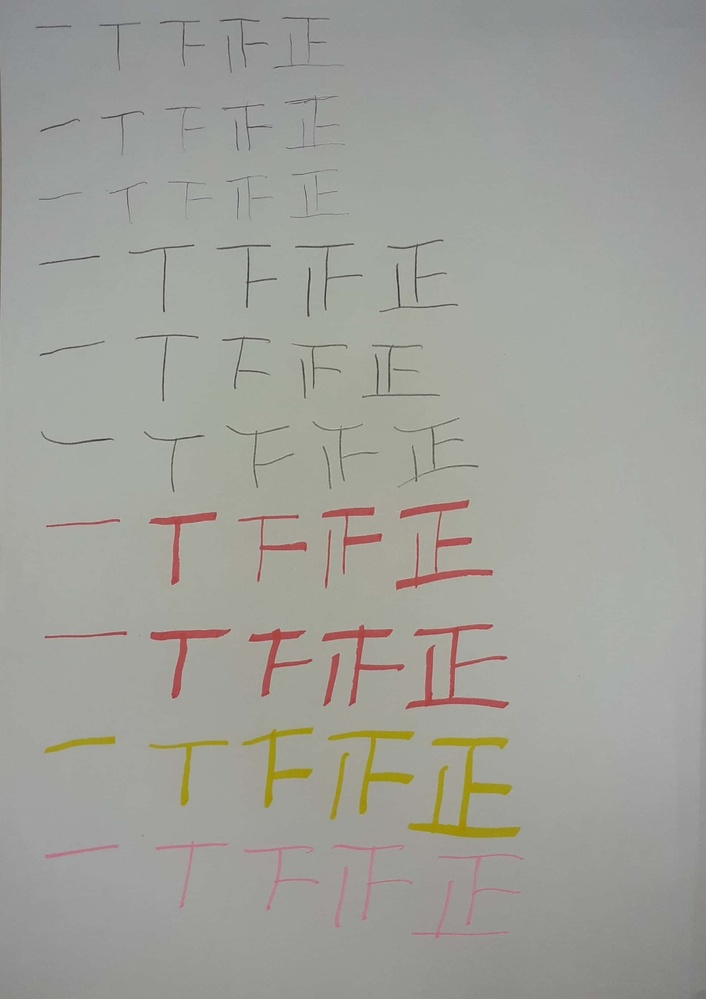
#> input picture pictures/Jung.jpg, 706 x 999 px, shrunk from 905 x 1280 before the run
$ python Recognition_V1.py
#> lines starting #> are read from the running program, lines starting #| are printed output that depends on the picture; after the words box and inside, x2 and y2 are one past the last pixel; in counts of white or black regions, pixels touching at a corner belong together
import cv2
import numpy as np

filename = 'pictures/Jung.jpg'

# 그레이 스케일로 변환
src = cv2.imread(filename, cv2.IMREAD_GRAYSCALE)
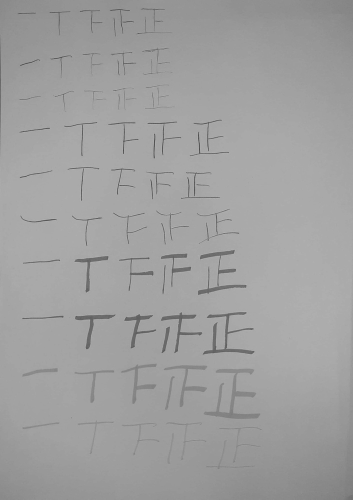
#> src: shape (999, 706) (shown at 1/2 size); min 44, max 191, mean 159.4
cv2.imshow('gray', src)
k = cv2.waitKey(0)
#> (key Esc is pressed here)
cv2.destroyAllWindows()

# 사진 데이터 이진화(binary)
ret, binary = cv2.threshold(src, 140, 255, cv2.THRESH_BINARY_INV)
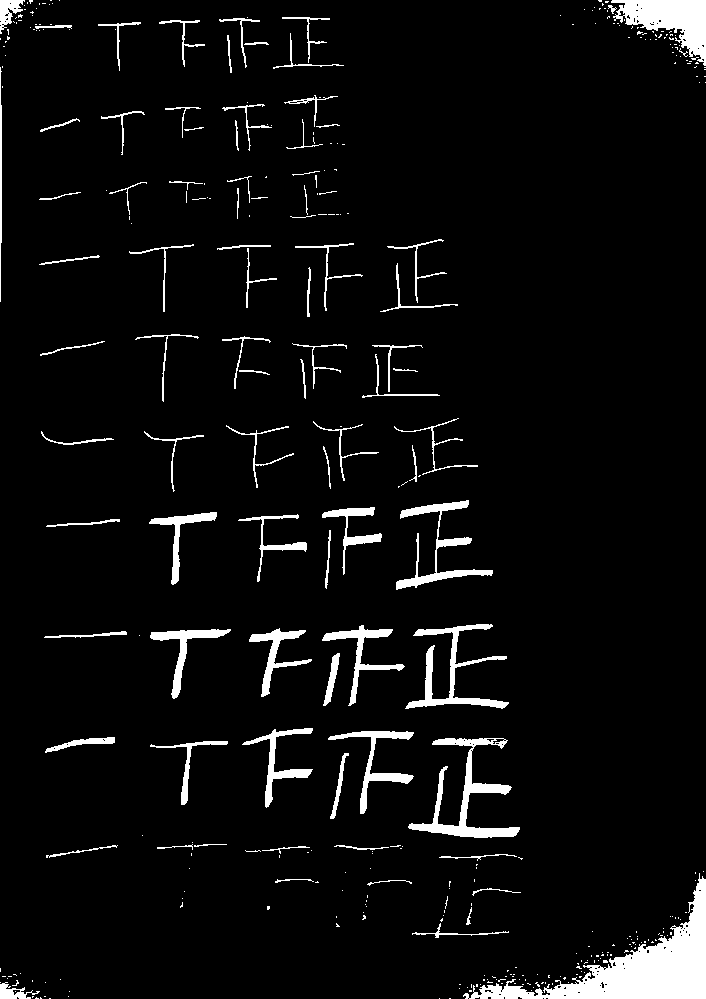
#> binary: shape (999, 706); 5.2% white; 369 white regions (282 under 20 px), largest, box (x1, y1, x2, y2) and area: (463, 873, 706, 999) 8313, (611, 0, 706, 66) 3026, (408, 738, 520, 838) 2570
cv2.imshow('binary', binary)
k = cv2.waitKey(0)
#> (key Esc is pressed here)
cv2.destroyAllWindows()

# 노이즈 제거
binary = cv2.morphologyEx(binary, cv2.MORPH_OPEN, cv2.getStructuringElement(cv2.MORPH_ELLIPSE, (2, 2)), iterations=1)
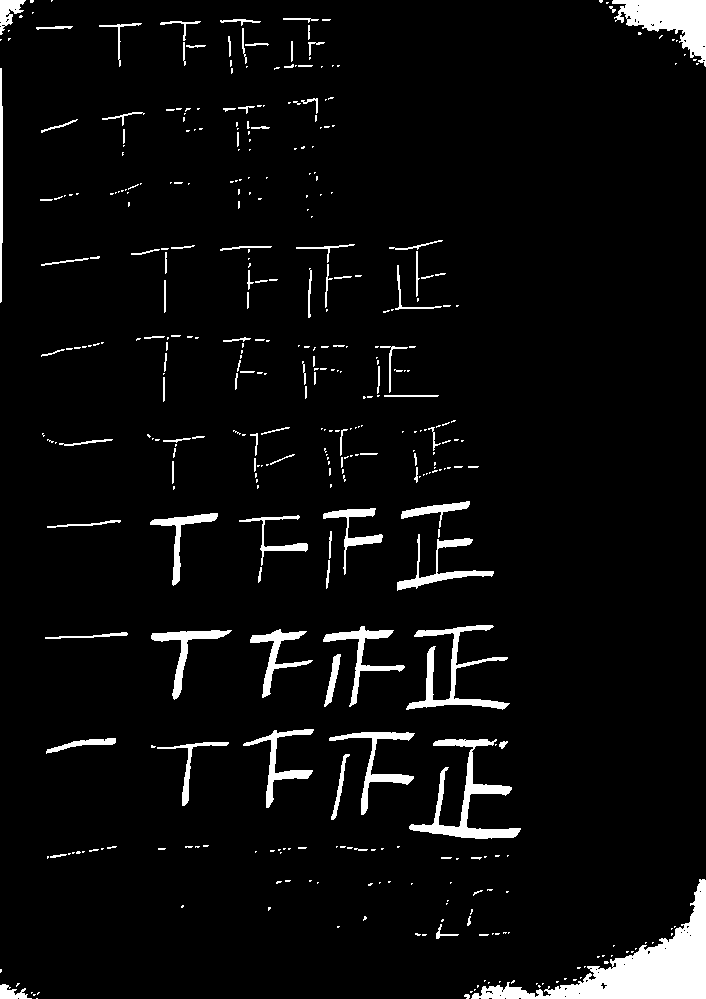
#> binary: shape (999, 706); 4.9% white; 405 white regions (296 under 20 px)
cv2.imshow('binary', binary)
k = cv2.waitKey(0)
#> (key Esc is pressed here)
cv2.destroyAllWindows()

# 외곽선 검출
contours, hierarchy = cv2.findContours(binary, cv2.RETR_EXTERNAL, cv2.CHAIN_APPROX_SIMPLE)
#> contours = 405 contours, 337 with area under 20; largest, box (x1, y1, x2, y2) and area: (471, 879, 706, 999) 7615, (612, 0, 706, 67) 2892, (409, 739, 521, 839) 2161, (406, 625, 510, 710) 1588, (329, 732, 415, 815) 1032

# 이진화 이미지를 color 이미지로 복사
color = cv2.cvtColor(binary, cv2.COLOR_GRAY2BGR)
#> color: shape (999, 706, 3); 4.9% white; 405 white regions (296 under 20 px), largest, box (x1, y1, x2, y2) and area: (471, 879, 706, 999) 7950, (612, 0, 706, 67) 3056, (409, 739, 521, 839) 2508

# 초록색으로 외곽선 그리기
cv2.drawContours(color, contours, -1, (0, 255, 0), 6)
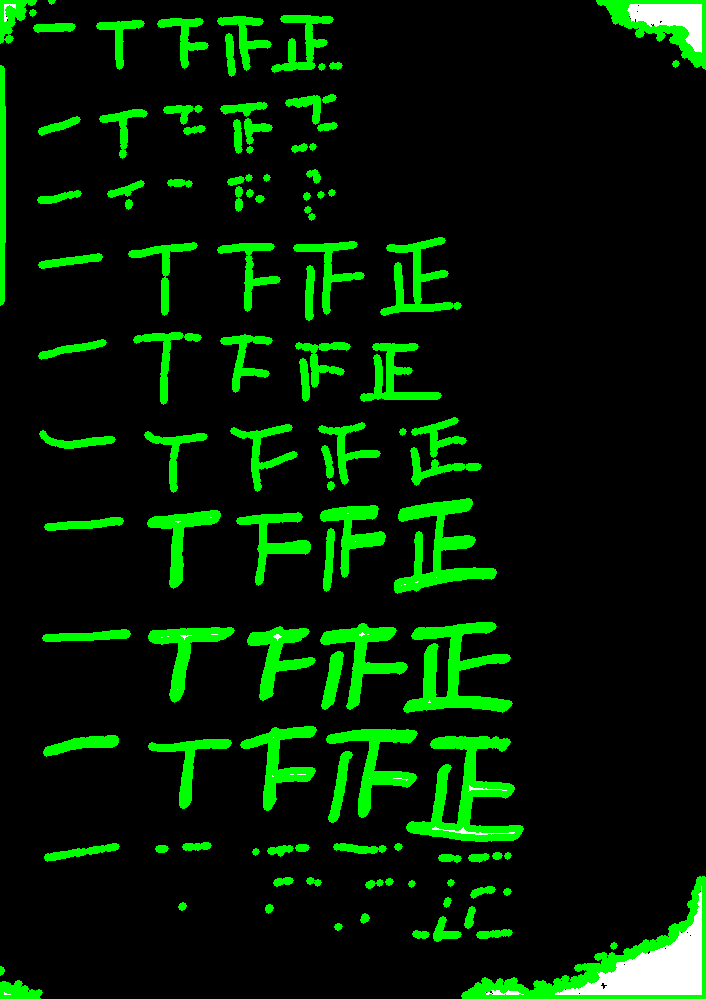
#> color: shape (999, 706, 3); mean B, G, R 2.7, 29.3, 2.7
cv2.imshow('contours', color)
k = cv2.waitKey(0)
#> (key Esc is pressed here)
cv2.destroyAllWindows()

# 검출한 외곽선에 사각형을 그려서 배열에 추가
boundingRectangle_arr = []
for i in range(len(contours)):
    bin_tmp = binary.copy()
    x, y, w, h = cv2.boundingRect(contours[i])
    boundingRectangle_arr.append([x, y, w, h])
    cv2.rectangle(color, (x - 5, y - 5), (x + w + 5, y + h + 5), (0, 0, 255), 1)
#> this loop made 405 passes
#> (x, y, w, h) on passes 1 to 3: (36, 998, 2, 1), (464, 994, 6, 5), (33, 994, 3, 2)
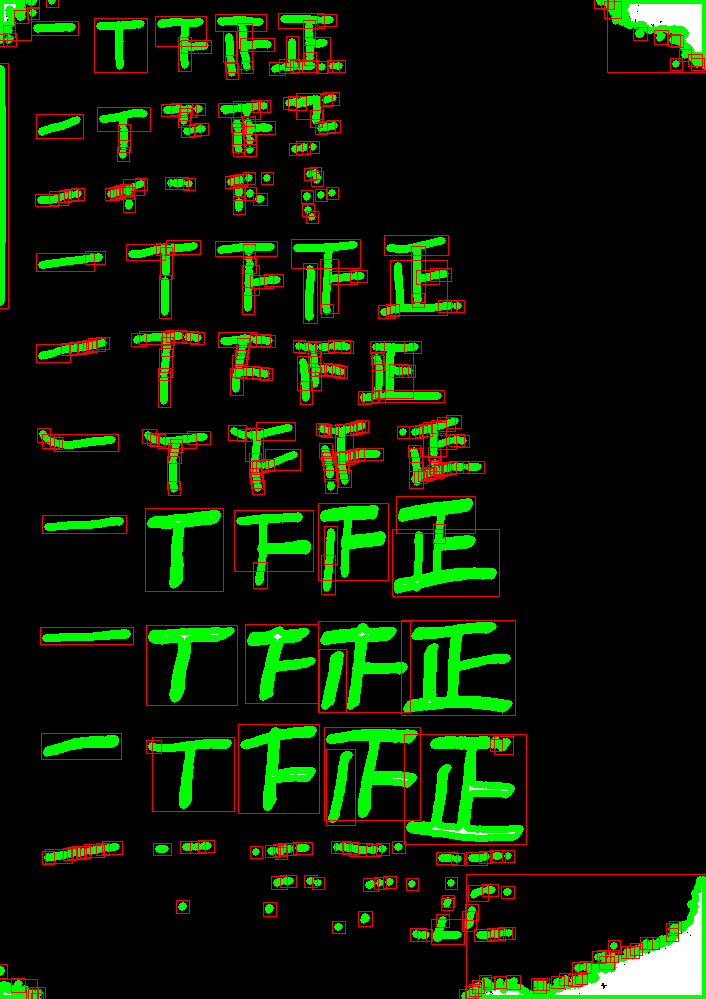
#> color: shape (999, 706, 3); 4.01% of pixels changed, all inside (x1, y1, x2, y2) = (0, 0, 706, 999)
#> after the loop, boundingRectangle_arr = 405 items, first 6: [36, 998, 2, 1], [464, 994, 6, 5], [33, 994, 3, 2], [37, 992, 3, 3], [31, 992, 2, 2], [470, 991, 3, 2]

print(len(boundingRectangle_arr))
#| 405

cv2.imshow('contours', color)
k = cv2.waitKey(0)
#> (key Esc is pressed here)
cv2.destroyAllWindows()

$ run again, with pictures/KakaoTalk_20211110_063537081.jpg copied over pictures/Jung.jpg
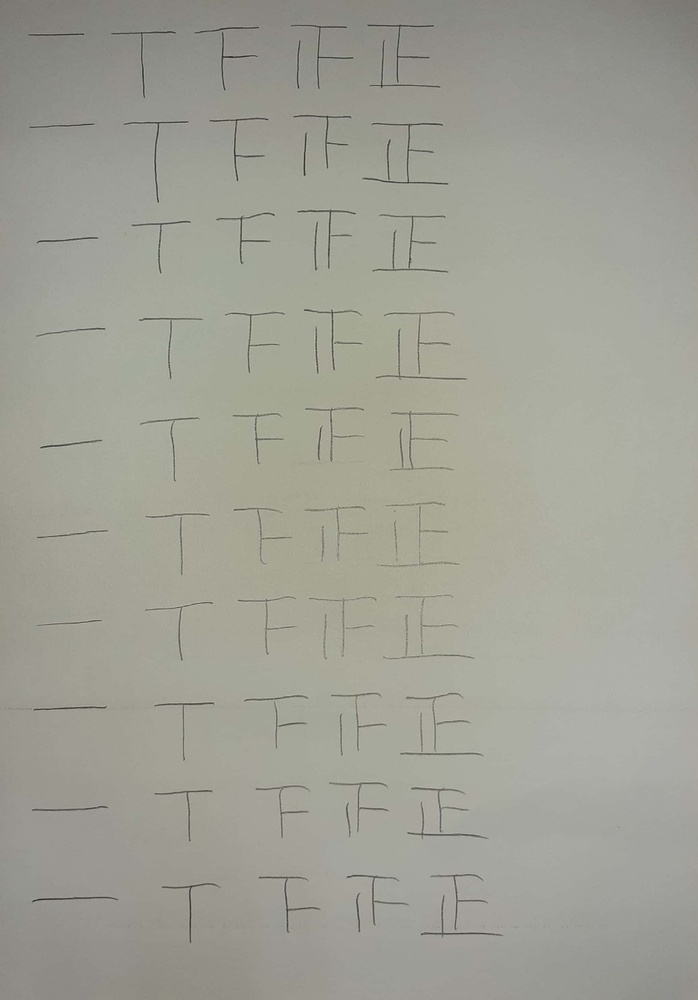
#> input picture pictures/KakaoTalk_20211110_063537081.jpg, 698 x 1000 px, shrunk from 894 x 1280 before the run
#> `binary = cv2.morphologyEx(binary, cv2.MORPH_OPEN, cv2.getStructuringEl..`:
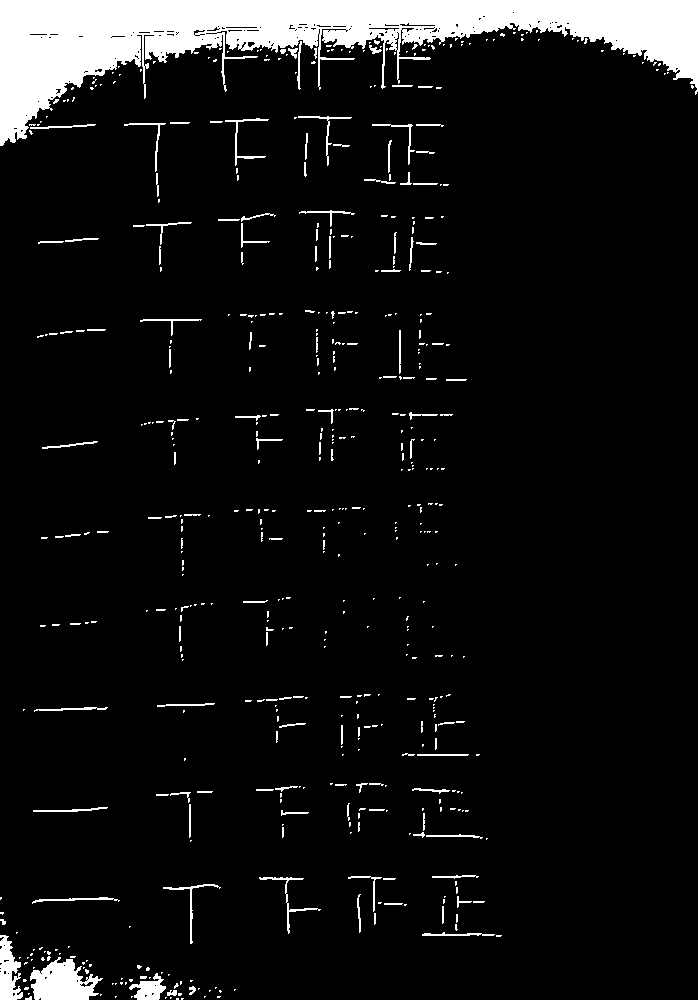
#> binary: shape (1000, 698); 7.5% white; 563 white regions (432 under 20 px)
#> contours = 563 contours, 504 with area under 20; largest, box (x1, y1, x2, y2) and area: (0, 0, 698, 146) 37710, (30, 957, 103, 1000) 1862, (0, 935, 23, 1000) 854, (129, 973, 166, 1000) 472, (259, 877, 321, 934) 153
#> the loop `for i in range(len(contours)):` made 563 passes
#> (x, y, w, h) on passes 1 to 3: (181, 998, 3, 2), (176, 998, 3, 2), (170, 997, 2, 2)
#> after the loop `for i in range(len(contours)):`:
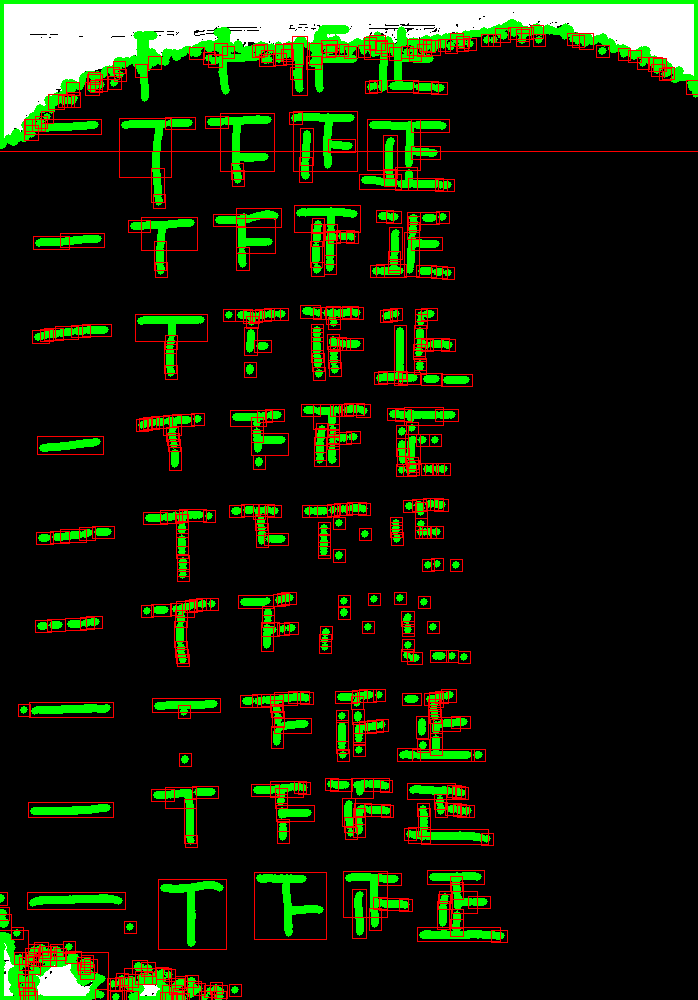
#> color: shape (1000, 698, 3); mean B, G, R 11.3, 32.6, 23.2
#> after the loop `for i in range(len(contours)):`: boundingRectangle_arr = 563 items, first 6: [181, 998, 3, 2], [176, 998, 3, 2], [170, 997, 2, 2], [165, 997, 2, 2], [217, 996, 4, 2], [204, 996, 2, 2]
#| 563

$ run again, with pictures/KakaoTalk_20211110_063537081_01.jpg copied over pictures/Jung.jpg
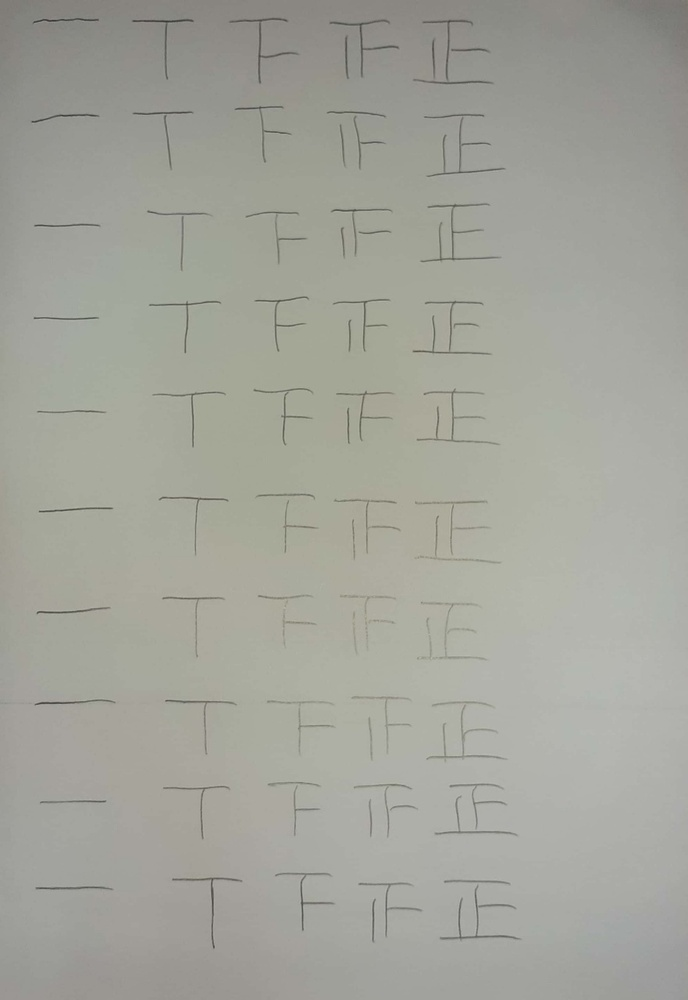
#> input picture pictures/KakaoTalk_20211110_063537081_01.jpg, 688 x 1000 px, shrunk from 881 x 1280 before the run
#> `binary = cv2.morphologyEx(binary, cv2.MORPH_OPEN, cv2.getStructuringEl..`:
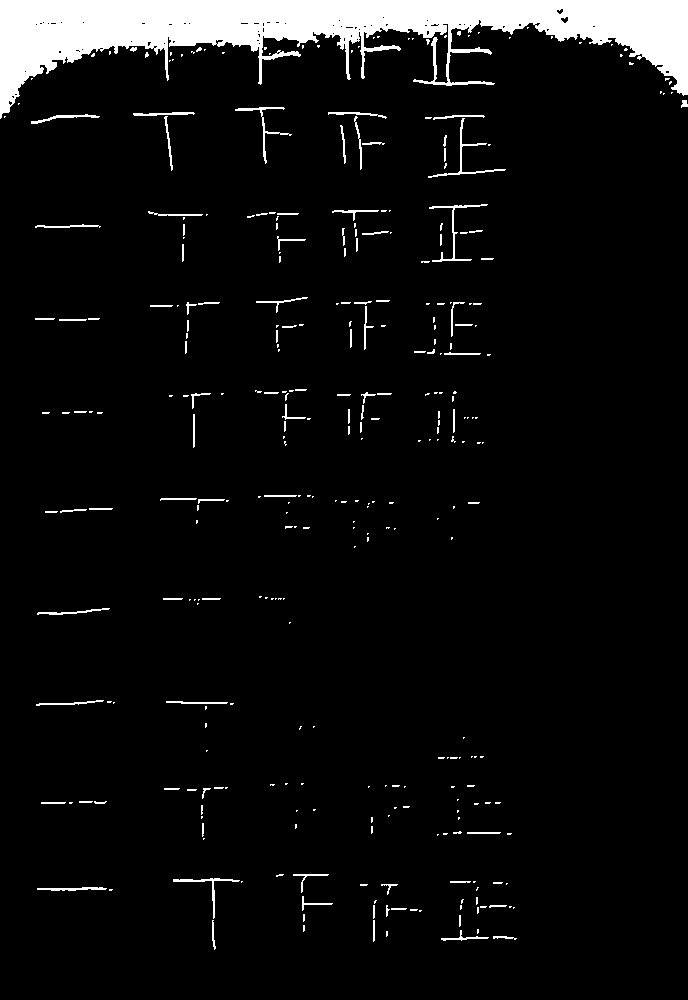
#> binary: shape (1000, 688); 6% white; 331 white regions (233 under 20 px)
#> contours = 331 contours, 281 with area under 20; largest, box (x1, y1, x2, y2) and area: (0, 0, 688, 119) 32034, (429, 204, 488, 262) 176, (428, 118, 506, 178) 170, (235, 107, 292, 164) 161, (173, 878, 240, 919) 148
#> the loop `for i in range(len(contours)):` made 331 passes
#> (x, y, w, h) on passes 1 to 3: (493, 936, 24, 4), (386, 931, 2, 6), (441, 930, 48, 11)
#> after the loop `for i in range(len(contours)):`:
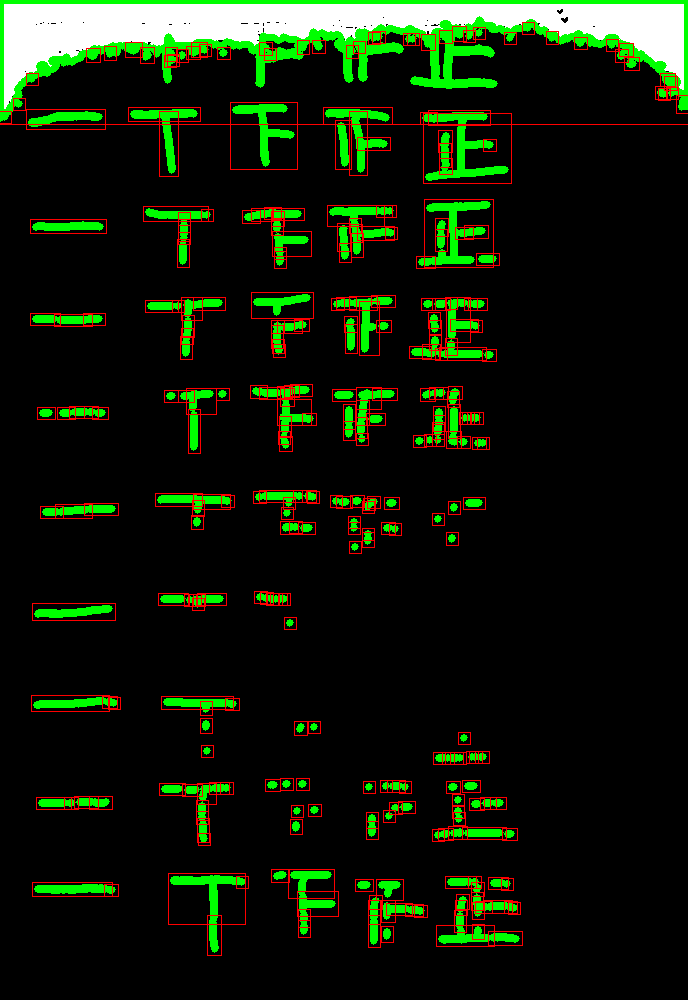
#> color: shape (1000, 688, 3); mean B, G, R 9, 26.9, 17.1
#> after the loop `for i in range(len(contours)):`: boundingRectangle_arr = 331 items, first 6: [493, 936, 24, 4], [386, 931, 2, 6], [441, 930, 48, 11], [477, 929, 2, 5], [303, 925, 2, 7], [373, 920, 2, 22]
#| 331
